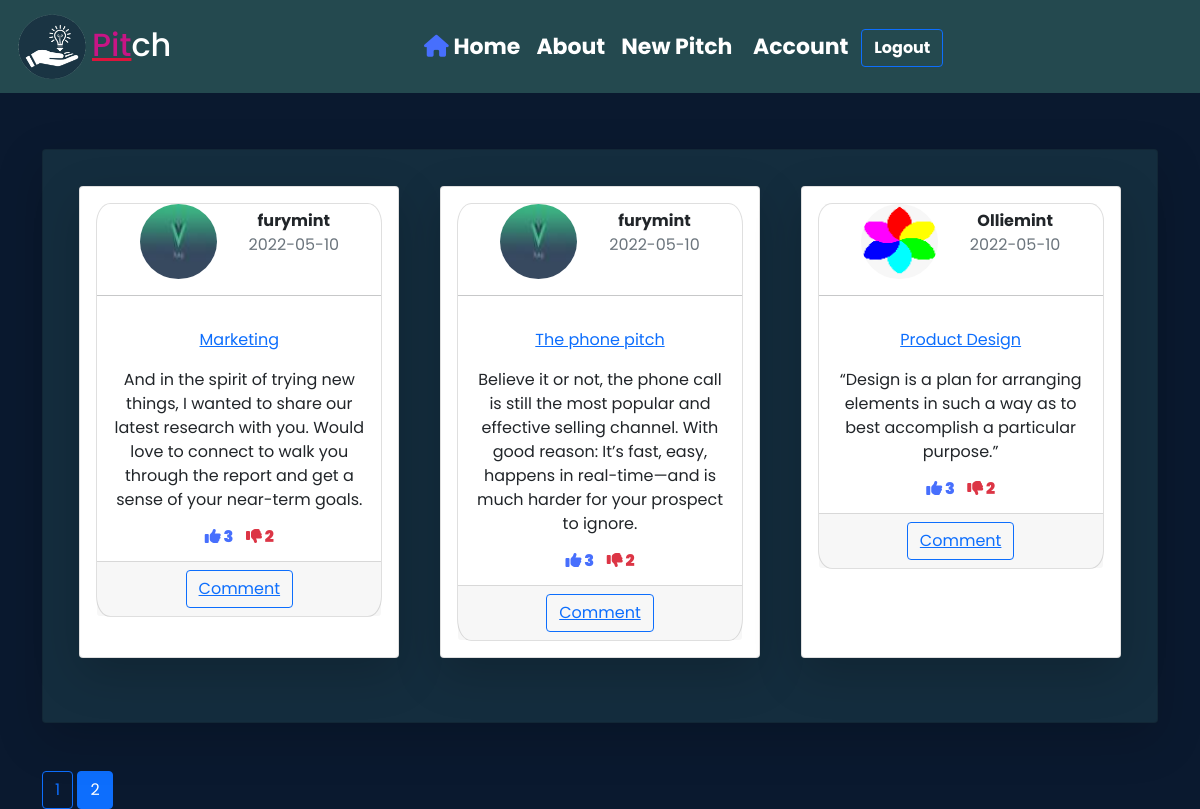
/home?page=2 (signed in), run on the app's committed database.
### app/models.py (models this page shows, shortened)
class Pitch(db.Model):
    id = db.Column(db.Integer,primary_key=True)
    title =db.Column(db.String(100), nullable=False)
    posted = db.Column(db.DateTime,nullable = False, default = datetime.utcnow)
    pitch = db.Column(db.Text, nullable = False)
    user_id = db.Column(db.Integer, db.ForeignKey('user.id'), nullable = False)

class User(db.Model,UserMixin):
    id = db.Column(db.Integer,primary_key=True)
    username =db.Column(db.String(15),unique=True, nullable=False)
    email =db.Column(db.String(100),unique=True, nullable=False)
    avatar =db.Column(db.String(60), nullable=False, default ='default.jpg')
    password =db.Column(db.String(60), nullable=False)
    pitchs = db.relationship('Pitch',backref = 'author', lazy =True)

### app/routes.py (the view)
@app.route('/')
@app.route('/home')
def home():
    page = request.args.get('page',1,type=int)
    pitches = Pitch.query.order_by(Pitch.posted.desc()).paginate(page=page, per_page=3)
    return render_template('home.html',pitches=pitches)

### app/models.py (called while the page is built)
@login_manager.user_loader
def load_user(user_id):
    return User.query.get(int(user_id))

### app/templates/home.html
{%extends 'base.html' %}
{% block content %}
    <div class="card shadow-lg p-3 mb-5 bg-white rounded" id="home">
        <div class="flex">
        {% for pitch in pitches.items %}
        <div class="card shadow-lg p-3 mb-5 bg-white rounded " style="width: 20rem;" id="cards">
            <div class="card text-center">
                <div class="header">
                    <div>
                <img class="rounded-circle" src="{{ url_for('static',filename='profiles/' + pitch.author.avatar) }}" alt="">
            </div>
            <div>
                <ul>
                    <li><strong>{{pitch.author.username}}</strong></li>
                    <li class="text-muted">{{ pitch.posted.strftime('%Y-%m-%d') }}</li>
                </ul>
            </div>
                </div>
                <hr>
                <div class="card-body">
                <p><a href="{{ url_for('pitched',pitch_id =pitch.id) }}">{{pitch.title}}</a></p>
                <p class="card-text">{{pitch.pitch}}</p>
                <div class="vote">
                    <i class="fa-solid fa-thumbs-up " id="icon1" style="color: #476FFD;"><span id="span1"> 3</span></i>
                    <i class="fa-solid fa-thumbs-down" id="icon2" style="color: #DC3545;"><span id="span2"> 2</span></i>
                </div>
                </div>
                <div class="card-footer text-muted">
                <button type="submit" class="btn btn-outline-primary"><a href="{{ url_for('comment') }}">Comment</a></button>
                </div>
            </div>
        </div>
        {% endfor %}
    </div>
    </div>
    {% for page_num in pitches.iter_pages()  %}
        {% if page_num %}
            {% if pitches.page == page_num %}
              <a class="btn btn-primary" href="{{ url_for('home', page=page_num) }}">{{ page_num }}</a>
            {% else %}
              <a class="btn btn-outline-primary" href="{{ url_for('home', page=page_num) }}">{{ page_num }}</a>
            {% endif %}
        {% else %}
          ..
        {% endif %}
    {% endfor %}
{% endblock %}

### app/static/css/style.css (style rules this page uses)
* { box-sizing: border-box; font-family: 'Poppins', sans-serif; text-decoration: none; }
html { scroll-behavior: smooth; }
body { background-color: #0A192F; }
#cards { margin: 20px; }
.vote { display: flex; justify-content: center; gap: 5%; }
#home { margin-top: 5%; background-color: #142D3E !important; }
#home .card { border-radius: 5%; }
#home .flex { display: flex; flex-wrap: wrap; justify-content: space-around; }
.header img { height: 75px; width: 77px; }
.header { display: flex; justify-content: center; align-items: center; }
.header li { list-style: none; }

### data on the page
Pitch: avatar (picture), author.username "furymint", posted "2022-05-10", title "Marketing", pitch "And in the spirit of trying new things, I wanted to share our latest research with you. Would love to connect to walk you through the report and get a sense of your near-term goals."
Pitch: avatar (picture), author.username "furymint", posted "2022-05-10", title "The phone pitch", pitch "Believe it or not, the phone call is still the most popular and effective selling channel. With good reason: It’s fast, easy, happens in real-time—and is much harder for your prospect to ignore."
Pitch: avatar (picture), author.username "Olliemint", posted "2022-05-10", title "Product Design", pitch "“Design is a plan for arranging elements in such a way as to best accomplish a particular purpose.”"

### other printed values
{{ page_num }} "1"
{{ page_num }} "2"
